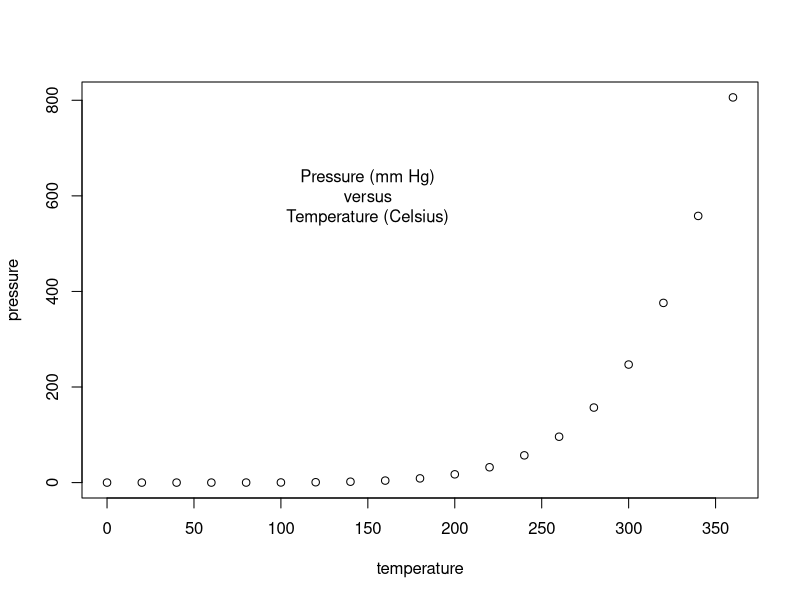
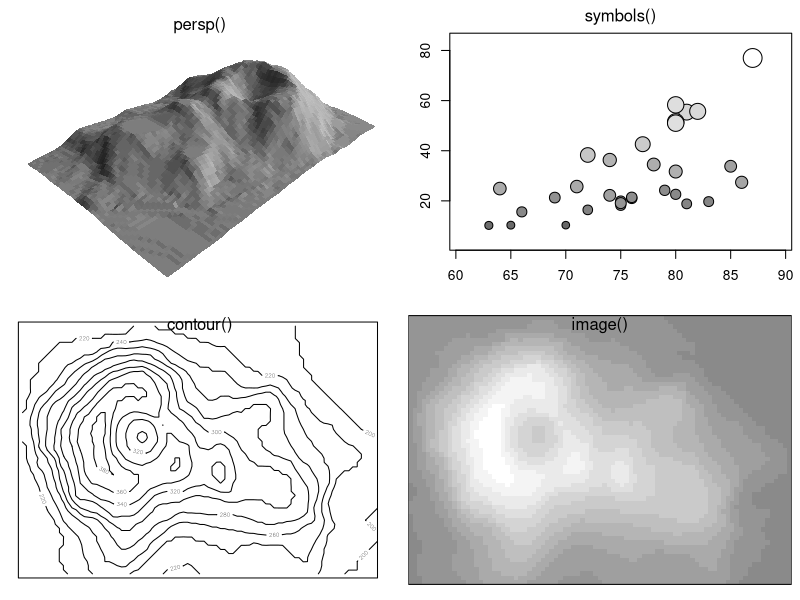
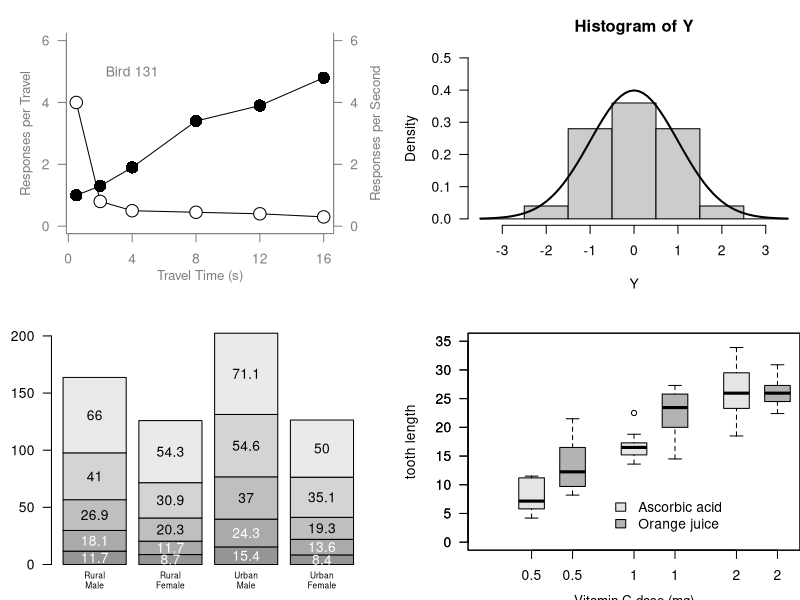
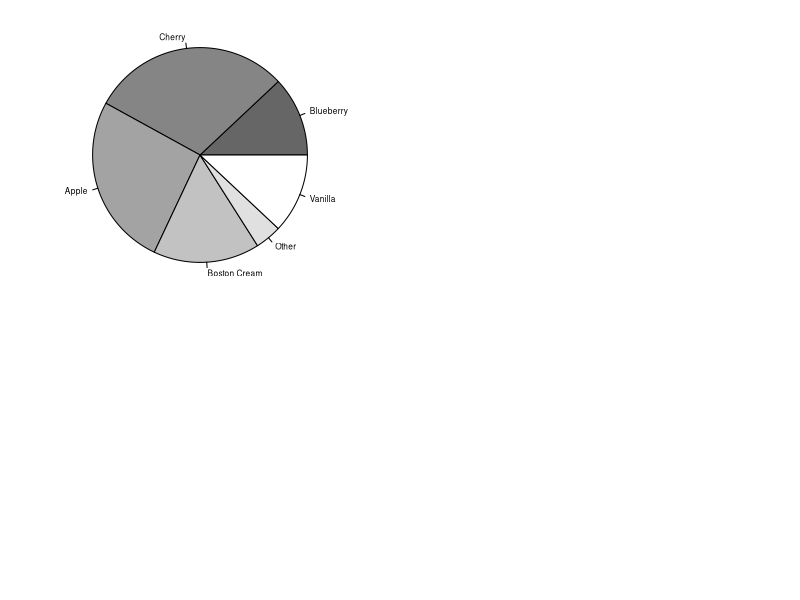

Generate these figures, in order, with R:
## ---- chunk 1
plot(pressure)
text(150, 600, 
     "Pressure (mm Hg)\nversus\nTemperature (Celsius)")
## ---- chunk 2
par(mfrow=c(2, 2))
z <- 2 * volcano        # Exaggerate the relief
x <- 10 * (1:nrow(z))   # 10 meter spacing (S to N)
y <- 10 * (1:ncol(z))   # 10 meter spacing (E to W)
# Don't draw the grid lines :  border = NA
par(mar=rep(0, 4))
persp(x, y, z, theta = 135, phi = 30, col = "light grey", scale = FALSE,
      ltheta = -120, shade = 0.75, border = NA, box = FALSE)
mtext("persp()", side=3, line=-2)
par(mar=c(3, 3, 2, 0.5))
# Note that  example(trees)  shows more sensible plots!
N <- nrow(trees)
attach(trees)
# Girth is diameter in inches
symbols(Height, Volume, circles=Girth/24, inches=FALSE,
        main="", xlab="", ylab="", bg=grey(Girth/max(Girth)))
mtext("symbols()", side=3, line=0.5)
par(mar=rep(0.5, 4))
contour(x, y, z, asp=1, labcex=0.35, axes=FALSE)
rect(0, 0, 870, 620)
mtext("contour()", side=3, line=-1.5)
image(x, y, z, asp=1, col=grey(0.5 + 1:12/24), xlab="", ylab="", axes=FALSE)
rect(min(x)-5, min(y)-5, max(x)+5, max(y)+5)
mtext("image()", side=3, line=-1.5)
## ---- chunk 3
# Scatterplot
x <- c(0.5, 2, 4, 8, 12, 16)
y1 <- c(1, 1.3, 1.9, 3.4, 3.9, 4.8)
y2 <- c(4, .8, .5, .45, .4, .3)
par(las=1, mar=c(4, 4, 2, 4))
plot.new()
plot.window(range(x), c(0, 6))
lines(x, y1)
lines(x, y2)
points(x, y1, pch=16, cex=2)
points(x, y2, pch=21, bg="white", cex=2)
par(col="grey50", fg="grey50", col.axis="grey50")
axis(1, at=seq(0, 16, 4))
axis(2, at=seq(0, 6, 2))
axis(4, at=seq(0, 6, 2))
box(bty="u")
mtext("Travel Time (s)", side=1, line=2, cex=0.8)
mtext("Responses per Travel", side=2, line=2, las=0, cex=0.8)
mtext("Responses per Second", side=4, line=2, las=0, cex=0.8)
text(4, 5, "Bird 131")
par(mar=c(5.1, 4.1, 4.1, 2.1), col="black", fg="black", col.axis="black")
## ---- chunk 4
# Histogram
# Random data
Y <- rnorm(50)
# Make sure no Y exceed [-3.5, 3.5]
Y[Y < -3.5 | Y > 3.5] <- NA
x <- seq(-3.5, 3.5, .1)
dn <- dnorm(x)
par(mar=c(4.5, 4.1, 3.1, 0))
hist(Y, breaks=seq(-3.5, 3.5), ylim=c(0, 0.5), 
     col="grey80", freq=FALSE)
lines(x, dnorm(x), lwd=2)
par(mar=c(5.1, 4.1, 4.1, 2.1))
## ---- chunk 5
# Barplot
par(mar=c(2, 3.1, 2, 2.1))
midpts <- barplot(VADeaths, col=grey(0.5 + 1:5/12), 
                  names=rep("", 4))
mtext(sub(" ", "\n", colnames(VADeaths)),
      at=midpts, side=1, line=0.5, cex=0.5)
text(rep(midpts, each=5), apply(VADeaths, 2, cumsum) - VADeaths/2,
     VADeaths, col=rep(c("white", "black"), times=2:3, cex=0.8))
par(mar=c(5.1, 4.1, 4.1, 2.1))
## ---- chunk 6
# Boxplot
par(mar=c(3, 4.1, 2, 0))
     boxplot(len ~ dose, data = ToothGrowth,
             boxwex = 0.25, at = 1:3 - 0.2,
             subset= supp == "VC", col="grey90",
             xlab="",
             ylab="tooth length", ylim=c(0,35))
     mtext("Vitamin C dose (mg)", side=1, line=2.5, cex=0.8)
     boxplot(len ~ dose, data = ToothGrowth, add = TRUE,
             boxwex = 0.25, at = 1:3 + 0.2,
             subset= supp == "OJ", col="grey70")
     legend(1.5, 9, c("Ascorbic acid", "Orange juice"), bty="n",
            fill = c("grey90", "grey70"))
par(mar=c(5.1, 4.1, 4.1, 2.1))
## ---- chunk 7
# Piechart
# Example 4 from help(pie)
par(mar=c(0, 2, 1, 2), xpd=FALSE, cex=0.5)
     pie.sales <- c(0.12, 0.3, 0.26, 0.16, 0.04, 0.12)
     names(pie.sales) <- c("Blueberry", "Cherry",
         "Apple", "Boston Cream", "Other", "Vanilla")
     pie(pie.sales, col = gray(seq(0.4,1.0,length=6)))
